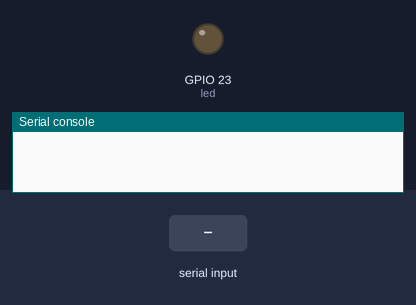
A program run on a simulated ESP32 board running MicroPython. On the bench: output pins drawn as LEDs (lit = HIGH), the last lines printed to the serial console. The inputs (shaded band) are chosen by the test bench.

Above: at 1.2 s.
1.3 s: "1\n" received over the second serial link
At 5.01 s:
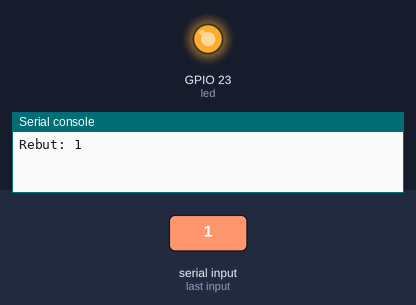
Timing chart, 0 to 11.6 s (numbered marks = the images above; inputs shaded):
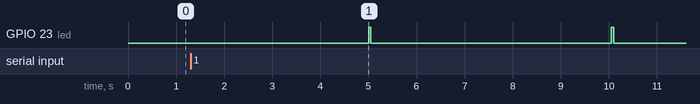

The program:

receptor_3.py
```python
''' Receptor 3. Reb dades per Lora i les mostra en la consola. Sense sleep
    Afegit: LED indicador de vida (flaix de 0.5 s) cada 5 s'''

# --- Llibreries ---
from machine import UART, Pin
from time import ticks_ms, ticks_diff

# --- Configuració ---
lora = UART(2, baudrate=9600, tx=17, rx=16)
led = Pin(23, Pin.OUT)

# --- Variables ---
temps_anterior = ticks_ms()
temps_led = ticks_ms()
interval_led = 5000       # Cada 5 segons s'encén
durada_flash = 50         # Durant 50 ms
led_actiu = False         # Estat inicial del flaix

# --- Funcions ---

def processa():
    if lora.any():
        missatge = lora.readline()
        if missatge:
            try:
                text = missatge.decode().strip()
                print("Rebut:", text)
            except:
                print("Dades no vàlides rebudes")

# --- Execució ---
while True:
    ara = ticks_ms()

    # Processament LoRa:
    if ticks_diff(ara, temps_anterior) >= 100:  # actualització cada 100 ms
        processa()
        temps_anterior = ara

    # LED de vida:
    if ticks_diff(ara, temps_led) >= (durada_flash if led_actiu else interval_led):
        led.value(not led_actiu)
        led_actiu = not led_actiu
        temps_led = ara
```

Measured:
- by itself, GPIO 23 (led): alternates HIGH for 0.05 s and LOW for 5.0 s
